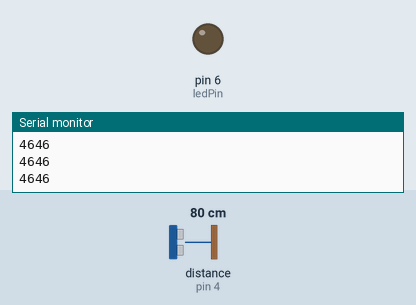
Simulated run of this sketch. Board: Arduino Uno, built with avr-gcc and run on an emulated ATmega328P. Parts: output pins drawn as LEDs (lit = HIGH), the last lines printed to the serial monitor. Wiring (inferred from the names in the program): ultrasonic range finder: trigger pin 5; echo pin 4. Dashed ring = blinking. The inputs (shaded band) are chosen by the test bench; at power-on: distance to the obstacle (sensor on pin 4) 80 cm. The echo pulse lasts 58.3 µs per cm; pins used as bus, display or sensor lines are not drawn.

Above: at 1.2 s.
1.3 s: distance to the obstacle (sensor on pin 4) set to 250 cm
At 1.88 s:
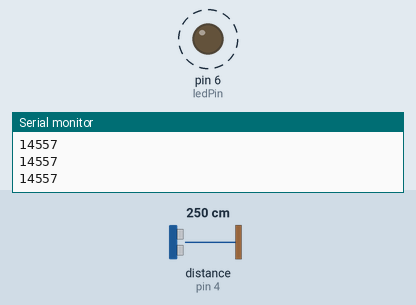
4.3 s: distance to the obstacle (sensor on pin 4) set to 2 cm
7.3 s: distance to the obstacle (sensor on pin 4) set to 299 cm
At 7.65 s:
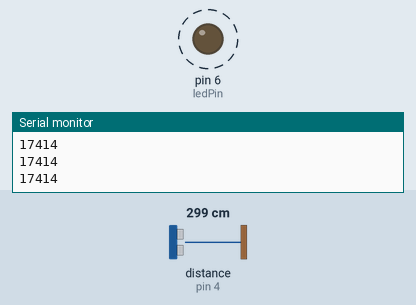
Timing chart, 0 to 16.3 s (numbered marks = the images above; inputs shaded):
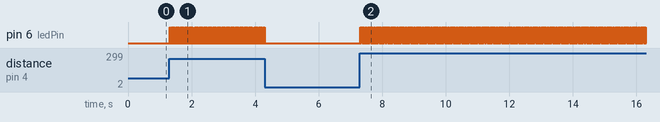

Measured:
- after the input at 1.3 s, pin 6 (ledPin): alternates HIGH for 0.02 s and LOW for 0.02 s, starting at once
- after the input at 4.3 s, pin 6 (ledPin): goes on until 4.3 s, then stays LOW
- after the input at 7.3 s, pin 6 (ledPin): alternates HIGH for 0.02 s and LOW for 0.02 s, starting at once

The sketch:

MisSonar.ino
```cpp
/*
  working with HC-SR04, docs from
  http://robocraft.ru/blog/electronics/772.html
  HC-SR04 User's_Manual on google docs
  https://docs.google.com/document/d/1Y-yZnNhMYy7rwhAgyL_pfa39RsB-x2qR4vP8saG73rE/edit
 */

int tripPin = 5;
int echoPin = 4;
int ledPin = 6;

// the setup function runs once when you press reset or power the board
void setup() {
  // initialize digital pin 13 as an output.
  pinMode(tripPin, OUTPUT);
  pinMode(echoPin, INPUT);
  pinMode(ledPin, OUTPUT);
  Serial.begin(9600);
  digitalWrite(tripPin, LOW);
}

// One dist measurment
void loop() {
  // Serial.print("t , pulse= ");
  // high on trip pin for 10 microseconds
  digitalWrite(tripPin, HIGH);
  delayMicroseconds(12);
  digitalWrite(tripPin, LOW);
  digitalWrite(ledPin, HIGH);
  int pulse = pulseIn(echoPin, HIGH, 80000);
  Serial.println(pulse);
  digitalWrite(ledPin, LOW);
  delay(20);
}
```
